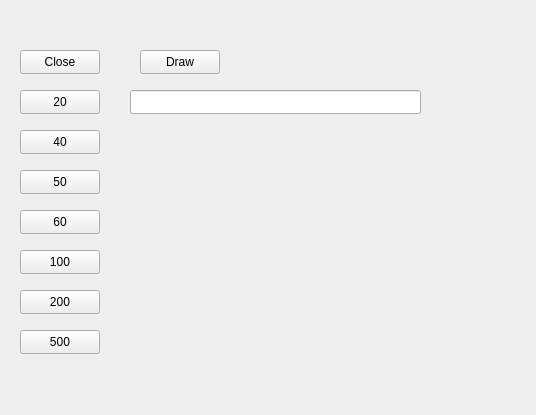
<?xml version="1.0" encoding="UTF-8"?>
<ui version="4.0">
 <class>drawmoney</class>
 <widget class="QWidget" name="drawmoney">
  <property name="geometry">
   <rect>
    <x>0</x>
    <y>0</y>
    <width>536</width>
    <height>415</height>
   </rect>
  </property>
  <property name="windowTitle">
   <string>Form</string>
  </property>
  <widget class="QPushButton" name="CloseButton">
   <property name="geometry">
    <rect>
     <x>20</x>
     <y>50</y>
     <width>80</width>
     <height>24</height>
    </rect>
   </property>
   <property name="text">
    <string>Close</string>
   </property>
  </widget>
  <widget class="QPushButton" name="kaksikymmenta">
   <property name="geometry">
    <rect>
     <x>20</x>
     <y>90</y>
     <width>80</width>
     <height>24</height>
    </rect>
   </property>
   <property name="text">
    <string>20</string>
   </property>
  </widget>
  <widget class="QPushButton" name="neljakymmenta">
   <property name="geometry">
    <rect>
     <x>20</x>
     <y>130</y>
     <width>80</width>
     <height>24</height>
    </rect>
   </property>
   <property name="text">
    <string>40</string>
   </property>
  </widget>
  <widget class="QPushButton" name="viisikymmenta">
   <property name="geometry">
    <rect>
     <x>20</x>
     <y>170</y>
     <width>80</width>
     <height>24</height>
    </rect>
   </property>
   <property name="text">
    <string>50</string>
   </property>
  </widget>
  <widget class="QPushButton" name="kuusikymmenta">
   <property name="geometry">
    <rect>
     <x>20</x>
     <y>210</y>
     <width>80</width>
     <height>24</height>
    </rect>
   </property>
   <property name="text">
    <string>60</string>
   </property>
  </widget>
  <widget class="QPushButton" name="sata">
   <property name="geometry">
    <rect>
     <x>20</x>
     <y>250</y>
     <width>80</width>
     <height>24</height>
    </rect>
   </property>
   <property name="text">
    <string>100</string>
   </property>
  </widget>
  <widget class="QPushButton" name="kaksisataa">
   <property name="geometry">
    <rect>
     <x>20</x>
     <y>290</y>
     <width>80</width>
     <height>24</height>
    </rect>
   </property>
   <property name="text">
    <string>200</string>
   </property>
  </widget>
  <widget class="QPushButton" name="viisisataa">
   <property name="geometry">
    <rect>
     <x>20</x>
     <y>330</y>
     <width>80</width>
     <height>24</height>
    </rect>
   </property>
   <property name="text">
    <string>500</string>
   </property>
  </widget>
  <widget class="QPushButton" name="drawbutton">
   <property name="geometry">
    <rect>
     <x>140</x>
     <y>50</y>
     <width>80</width>
     <height>24</height>
    </rect>
   </property>
   <property name="text">
    <string>Draw</string>
   </property>
  </widget>
  <widget class="QLineEdit" name="lineEdit">
   <property name="geometry">
    <rect>
     <x>130</x>
     <y>90</y>
     <width>291</width>
     <height>24</height>
    </rect>
   </property>
   <property name="text">
    <string/>
   </property>
  </widget>
 </widget>
 <resources/>
 <connections/>
</ui>
